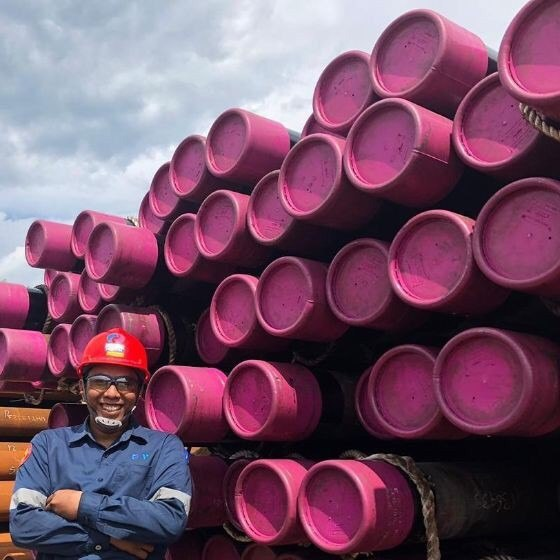
#> input picture Datasets/pipes/sample_001.jpg, 560 x 560 px
$ python -i labellingTools.py   (imports and definitions only)
#> lines starting #> are read from the running program, lines starting #| are printed output that depends on the picture; after the words box and inside, x2 and y2 are one past the last pixel; in counts of white or black regions, pixels touching at a corner belong together
import os
import traceback
import cv2
import matplotlib.pyplot as plt
import xml.etree.cElementTree as ET
from PIL import Image, ImageTk
import numpy as np
import tkinter as tk
from tkinter.filedialog import askdirectory

"""
    This code is borrowed from https://github.com/pwwiur/hough-counter
    It can be used for pipes detection and labelling purposes.
    The file is saved to xml as the same  "labelImg"

"""

label = "circle"
files = []
file_index = -1
data_path = ""
config = {}
to_be_saved = {}


def init():
    global config
    config = {
        "img_default_width": 600,
        "img_default_height": 400,
        "minDist": 22,
        "minRadius": 22,
        "maxRadius": 50,
        "gaussian_default": 5,
        "median_default": 7,
        "threshold": 0
    }


def filter(img):
    gray_image = cv2.cvtColor(img, cv2.COLOR_BGR2GRAY)
    gray_image = cv2.GaussianBlur(gray_image, (config["gaussian_default"], config["gaussian_default"]), 0)
    gray_image = cv2.medianBlur(gray_image, config["median_default"])
    # gray_image= cv2.GaussianBlur(gray_image, (7, 7), 0)
    ret, th1 = cv2.threshold(gray_image, 127, 255, cv2.THRESH_BINARY)
    th2 = cv2.adaptiveThreshold(gray_image, 255, cv2.ADAPTIVE_THRESH_MEAN_C, cv2.THRESH_BINARY, 3, 5)
    th3 = cv2.adaptiveThreshold(gray_image, 255, cv2.ADAPTIVE_THRESH_GAUSSIAN_C, cv2.THRESH_BINARY, 3, 5)

    # https://www.pyimagesearch.com/2021/04/28/opencv-morphological-operations/#:~:text=Morphological%20operations%20are%20simple%20transformations,and%20structures%20inside%20of%20images.
    kernel = np.ones((5, 5), np.uint8)
    erosion = cv2.erode(th2, kernel, iterations=1)
    dilation = cv2.dilate(erosion, kernel, iterations=1)

    imgray = cv2.Canny(erosion, 30, 100)

    circles = cv2.HoughCircles(imgray, method=cv2.HOUGH_GRADIENT, dp=1, minDist=config["minDist"], param1=50, param2=30,
                               minRadius=config["minRadius"], maxRadius=config["maxRadius"])

    if circles is not None:
        circles = np.uint16(np.around(circles))
        blue = (0, 0, 255)
        green = (0, 255, 0)
        for i in circles[0, :]:
            # draw the outer circle
            # cv2.circle(img,(i[0],i[1]),i[2], green, 2)
            cv2.rectangle(img, (i[0] - i[2] - config["threshold"], i[1] - i[2] - config["threshold"]),
                          (i[0] + i[2] + config["threshold"], i[1] + i[2] + config["threshold"]), green, 2)
            # draw the center of the circle
            cv2.circle(img, (i[0], i[1]), 2, blue, 3)

        # [6 lines of commented-out code are left out]

    return img, circles


def set_image(img):
    img_box.configure(image=img)
    img_box.image = img


# [116 lines left out: functions load_config, load_image, scales_onchange, show_info, save, not called in this run]


def is_valid(ext):
    return ext.lower().endswith(('.png', '.jpg', '.jpeg'))


def nextImage():
    global file_index

    file_index += 1
    while file_index < len(files) and not is_valid(files[file_index]):
        file_index += 1


# [14 lines left out: function load_next, not called in this run]


def save_and_load_next():
    save()
    load_next()


# [8 lines left out: function reset, not called in this run]


init()
# [5 lines not run here, left out]

# [1 line that did not run here, left out]
# [1 line that did not run here, left out]
# [1 line that did not run here, left out]
# [1 line that did not run here, left out]

# [1 line that did not run here, left out]
# [1 line that did not run here, left out]
# [1 line that did not run here, left out]
# [1 line not run here, left out]
# [1 line that did not run here, left out]
# [1 line that did not run here, left out]
# [1 line not run here, left out]
# [1 line that did not run here, left out]
# [1 line that did not run here, left out]
# [1 line that did not run here, left out]

# [1 line that did not run here, left out]
# [1 line that did not run here, left out]
# [1 line not run here, left out]
# [1 line that did not run here, left out]
# [1 line that did not run here, left out]
# [1 line not run here, left out]
# [1 line that did not run here, left out]
# [1 line that did not run here, left out]
# [1 line not run here, left out]
# [1 line that did not run here, left out]
# [1 line that did not run here, left out]
# [24 lines not run here, left out]

data_path = askdirectory()
#> the answer given: ../Datasets/pipes
# [1 line not run here, left out]
files = os.listdir(data_path)

nextImage()
# [3 lines not run here, left out]

# https://www.programmersought.com/article/78194233146/
# https://stackoverflow.com/questions/43841210/how-to-detect-circle-in-a-binary-image/43844556

>>> import cv2
>>> picture = cv2.imread('../Datasets/pipes/sample_001.jpg')
#> picture is the input picture: shape (560, 560, 3); mean B, G, R 103.9, 80.2, 118.5
>>> result = filter(picture)
#> in filter, `gray_image = cv2.medianBlur(gray_image, config["median_default"])`:
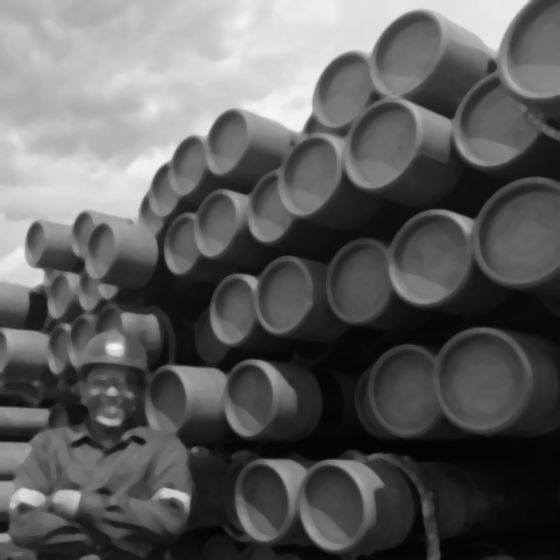
#> gray_image: shape (560, 560); min 3, max 246, mean 94
#> in filter, `ret, th1 = cv2.threshold(gray_image, 127, 255, cv2.THRESH_BINARY)`:
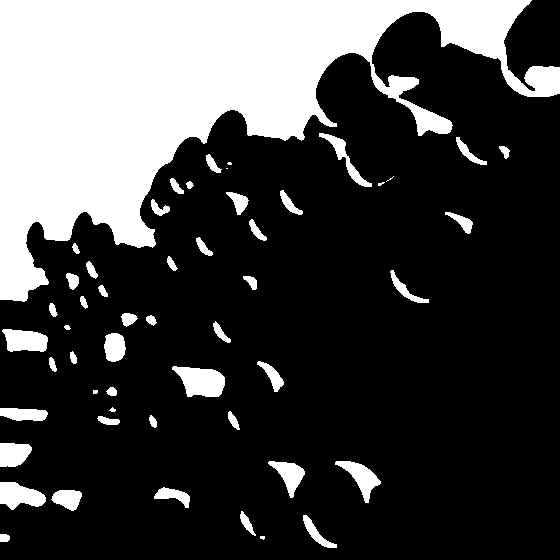
#> th1: shape (560, 560); 26.7% white; 53 white regions (6 under 20 px), largest, box (x1, y1, x2, y2) and area: (0, 0, 560, 302) 71652, (172, 366, 225, 397) 1153, (0, 482, 46, 510) 869
#> in filter, `th2 = cv2.adaptiveThreshold(gray_image, 255, cv2.ADAPTIVE_THRESH_MEAN_..`:
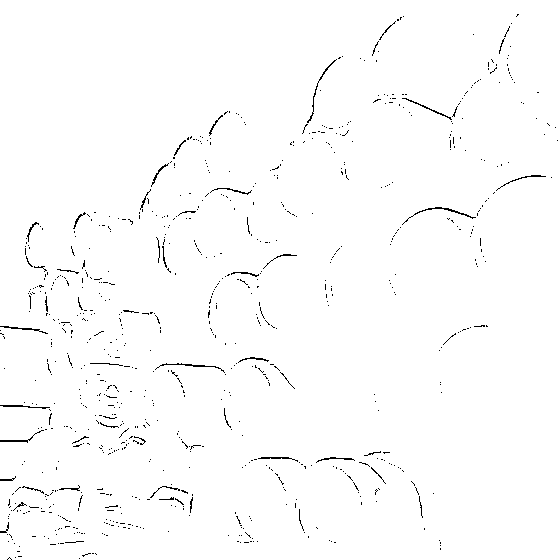
#> th2: shape (560, 560); 98.7% white; black in thin lines or dots
#> in filter, `th3 = cv2.adaptiveThreshold(gray_image, 255, cv2.ADAPTIVE_THRESH_GAUSS..`:
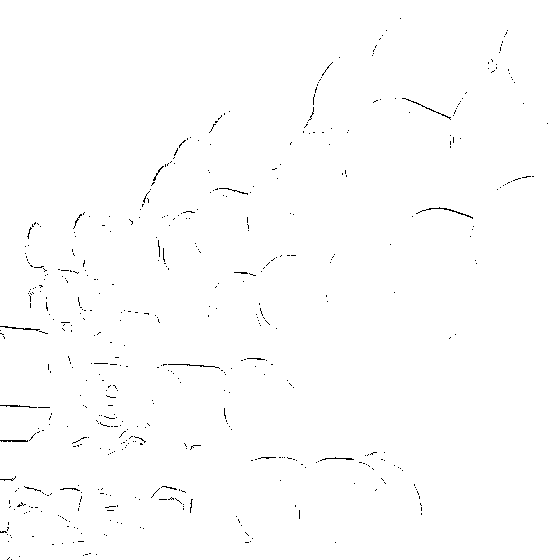
#> th3: shape (560, 560); 99.4% white; black in thin lines or dots
#> in filter, `erosion = cv2.erode(th2, kernel, iterations=1)`:
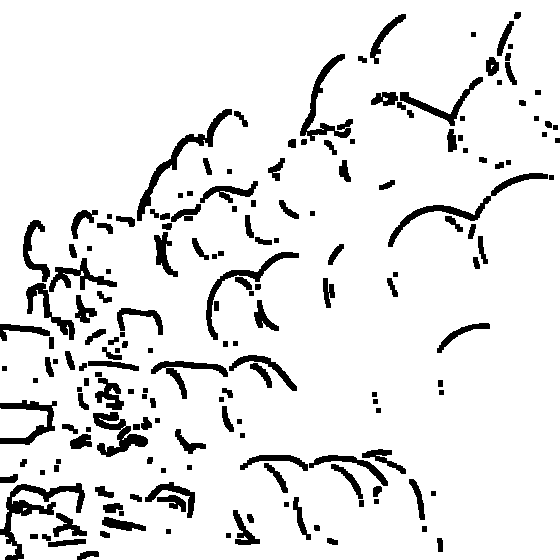
#> erosion: shape (560, 560); 90.5% white; 179 black regions, largest, box (x1, y1, x2, y2) and area: (0, 483, 85, 560) 1570, (137, 109, 232, 221) 1200, (388, 173, 548, 247) 1182
#> in filter, `dilation = cv2.dilate(erosion, kernel, iterations=1)`:
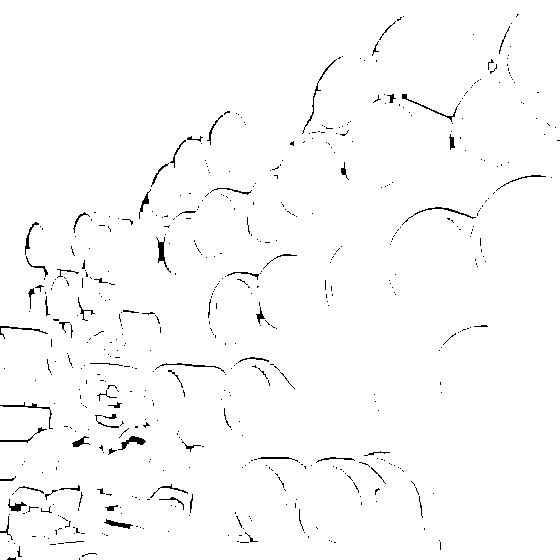
#> dilation: shape (560, 560); 98.3% white; black in thin lines or dots
#> in filter, `imgray = cv2.Canny(erosion, 30, 100)`:
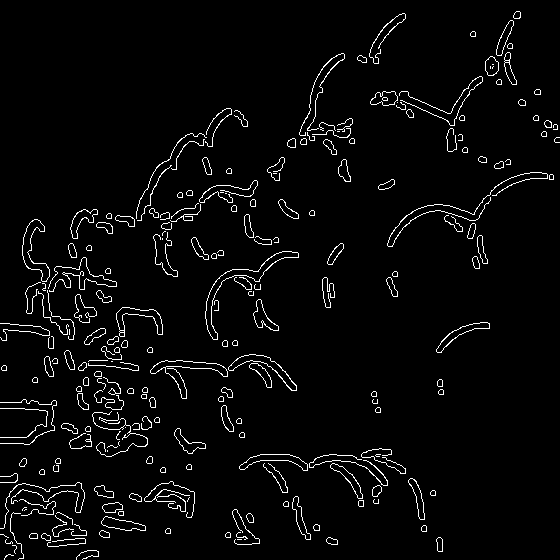
#> imgray: shape (560, 560); 3.5% white in thin lines or dots
#> in filter, `circles = cv2.HoughCircles(imgray, method=cv2.HOUGH_GRADIENT, dp=1, mi..`: circles = None
